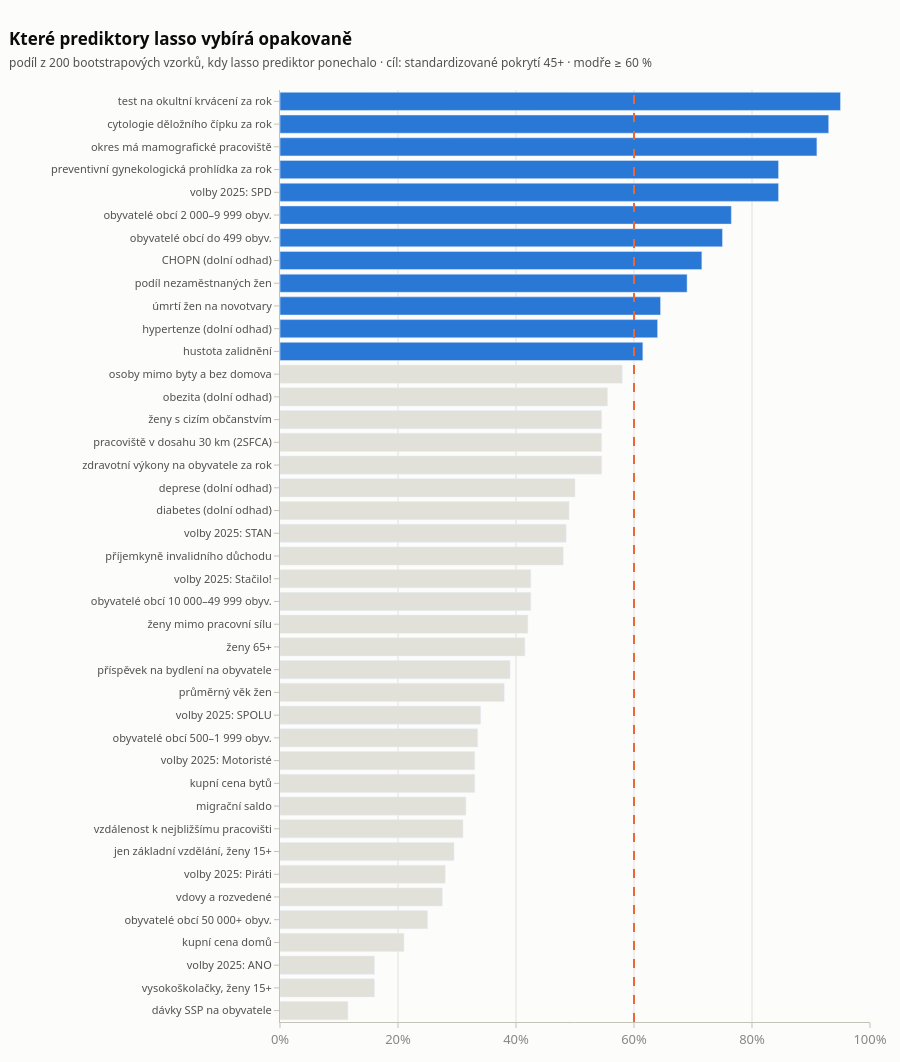

Notebook source saved alongside this figure:
### Markdown cell above
### 4.2 Kontrola výběrem proměnných (lasso) a vlivnými okresy

Pořadí M1 → M3 jsme zvolili my. Jako nezávislou kontrolu necháme lasso vybrat
z **všech** kandidátů kromě důsledků screeningu (a zkreslené dojížďky z 3.1).
Abychom nevěřili jednomu náhodnému výběru, opakujeme to na 200 bootstrapových
vzorcích okresů a díváme se, **jak často** se který prediktor dostane do modelu
(stability selection).

### Code cell
DUSLEDKY = an.DUSLEDKY
KAND = [c for c in POPIS if c in X.columns and c not in DUSLEDKY
        and c not in ("dojizdka_mamo_pct", "prev_index", "sfca_20", "sfca_45")]
Zk, yk = X[KAND].values, S.m_std.values
vyber = np.zeros(len(KAND))
N_BOOT = 200
for b in range(N_BOOT):
    i = RNG.integers(0, len(yk), len(yk))
    las = make_pipeline(StandardScaler(), LassoCV(cv=5, alphas=40, max_iter=20000, random_state=b))
    las.fit(Zk[i], yk[i])
    vyber += las[-1].coef_ != 0
STAB = pd.Series(vyber / N_BOOT, index=[POPIS[c][0] for c in KAND]).sort_values()
STAB.to_csv(OUT / "lasso_stabilita.csv")

lfig = go.Figure(go.Bar(x=STAB.values, y=STAB.index, orientation="h",
                        marker=dict(color=[S1 if v >= 0.6 else GRID for v in STAB.values]),
                        hovertemplate="<b>%{y}</b><br>vybrán v %{x:.0%} vzorků<extra></extra>"))
lfig.add_vline(x=0.6, line=dict(color=S2, dash="dash"))
lfig.update_layout(**layout("Které prediktory lasso vybírá opakovaně",
                            f"podíl z {N_BOOT} bootstrapových vzorků, kdy lasso prediktor ponechalo · "
                            f"cíl: standardizované pokrytí 45+ · modře ≥ 60 %"))
lfig.update_layout(height=max(560, 22 * len(KAND) + 160), margin=dict(l=280, r=30, t=90, b=40),
                   xaxis=dict(range=[0, 1], tickformat=".0%", gridcolor=GRID),
                   yaxis=dict(tickfont=dict(size=11, color=INK2), showgrid=False))
lfig.write_html(OUT / "lasso_stabilita.html", include_plotlyjs="cdn")
lfig

### Figure 1 — Plotly figure (JSON) as saved in the notebook; plotly's stock layout.template omitted (floating-point values rounded to 4 significant figures)
{"data": [{"hovertemplate": "<b>%{y}</b><br>vybrán v %{x:.0%} vzorků<extra></extra>", "marker": {"color": ["#e1e0d9", "#e1e0d9", "#e1e0d9", "#e1e0d9", "#e1e0d9", "#e1e0d9", "#e1e0d9", "#e1e0d9", "#e1e0d9", "#e1e0d9", "#e1e0d9", "#e1e0d9", "#e1e0d9", "#e1e0d9", "#e1e0d9", "#e1e0d9", "#e1e0d9", "#e1e0d9", "#e1e0d9", "#e1e0d9", "#e1e0d9", "#e1e0d9", "#e1e0d9", "#e1e0d9", "#e1e0d9", "#e1e0d9", "#e1e0d9", "#e1e0d9", "#e1e0d9", "#2a78d6", "#2a78d6", "#2a78d6", "#2a78d6", "#2a78d6", "#2a78d6", "#2a78d6", "#2a78d6", "#2a78d6", "#2a78d6", "#2a78d6", "#2a78d6"]}, "orientation": "h", "type": "bar", "x": [0.115, 0.16, 0.16, 0.21, 0.25, 0.275, 0.28, 0.295, 0.31, 0.315, 0.33, 0.33, 0.335, 0.34, 0.38, 0.39, 0.415, 0.42, 0.425, 0.425, 0.48, 0.485, 0.49, 0.5, 0.545, 0.545, 0.545, 0.555, 0.58, 0.615, 0.64, 0.645, 0.69, 0.715, 0.75, 0.765, 0.845, 0.845, 0.91, 0.93, 0.95], "y": ["dávky SSP na obyvatele", "vysokoškolačky, ženy 15+", "volby 2025: ANO", "kupní cena domů", "obyvatelé obcí 50 000+ obyv.", "vdovy a rozvedené", "volby 2025: Piráti", "jen základní vzdělání, ženy 15+", "vzdálenost k nejbližšímu pracovišti", "migrační saldo", "kupní cena bytů", "volby 2025: Motoristé", "obyvatelé obcí 500–1 999 obyv.", "volby 2025: SPOLU", "průměrný věk žen", "příspěvek na bydlení na obyvatele", "ženy 65+", "ženy mimo pracovní sílu", "obyvatelé obcí 10 000–49 999 obyv.", "volby 2025: Stačilo!", "příjemkyně invalidního důchodu", "volby 2025: STAN", "diabetes (dolní odhad)", "deprese (dolní odhad)", "zdravotní výkony na obyvatele za rok", "pracoviště v dosahu 30 km (2SFCA)", "ženy s cizím občanstvím", "obezita (dolní odhad)", "osoby mimo byty a bez domova", "hustota zalidnění", "hypertenze (dolní odhad)", "úmrtí žen na novotvary", "podíl nezaměstnaných žen", "CHOPN (dolní odhad)", "obyvatelé obcí do 499 obyv.", "obyvatelé obcí 2 000–9 999 obyv.", "volby 2025: SPD", "preventivní gynekologická prohlídka za rok", "okres má mamografické pracoviště", "cytologie děložního čípku za rok", "test na okultní krvácení za rok"]}], "layout": {"font": {"color": "#0b0b0b", "family": "system-ui, -apple-system, Segoe UI, sans-serif", "size": 13}, "height": 1062, "hoverlabel": {"bgcolor": "white", "bordercolor": "#c3c2b7", "font": {"family": "system-ui, -apple-system, Segoe UI, sans-serif", "size": 12.5}}, "margin": {"b": 40, "l": 280, "r": 30, "t": 90}, "paper_bgcolor": "#fcfcfb", "plot_bgcolor": "#fcfcfb", "shapes": [{"line": {"color": "#eb6834", "dash": "dash"}, "type": "line", "x0": 0.6, "x1": 0.6, "xref": "x", "y0": 0, "y1": 1, "yref": "y domain"}], "title": {"font": {"size": 17}, "text": "<b>Které prediktory lasso vybírá opakovaně</b><br><span style=\"font-size:12px;color:#52514e\">podíl z 200 bootstrapových vzorků, kdy lasso prediktor ponechalo · cíl: standardizované pokrytí 45+ · modře ≥ 60 %</span>", "x": 0.01, "xanchor": "left"}, "xaxis": {"gridcolor": "#e1e0d9", "linecolor": "#c3c2b7", "range": [0, 1], "tickcolor": "#c3c2b7", "tickfont": {"color": "#898781"}, "tickformat": ".0%", "ticks": "outside", "zeroline": false}, "yaxis": {"gridcolor": "#e1e0d9", "linecolor": "#c3c2b7", "showgrid": false, "tickcolor": "#c3c2b7", "tickfont": {"color": "#52514e", "size": 11}, "ticks": "outside", "zeroline": false}}}
